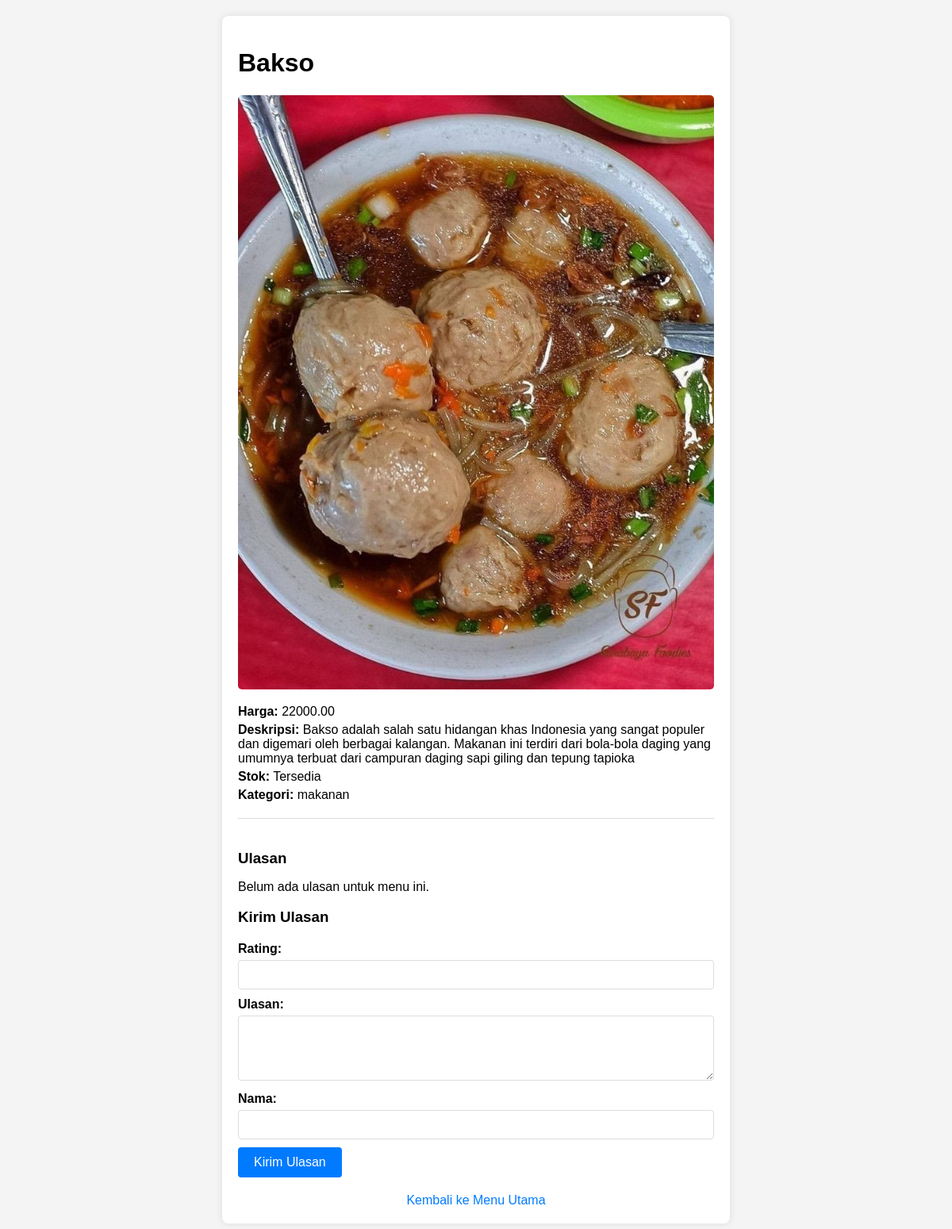
/user/detail_menu.php?id=menu-1717750987, run on the app's committed database.
### tables this page shows
CREATE TABLE `menus` (
  `id` varchar(255) NOT NULL,
  `nama` varchar(100) NOT NULL,
  `harga` decimal(10,2) NOT NULL,
  `deskripsi` text NOT NULL,
  `image_url` varchar(255) NOT NULL,
  `stok` int(11) NOT NULL,
  `kategori` enum('makanan','minuman') NOT NULL,
  `status` tinyint(1) NOT NULL DEFAULT 1,
  `admin_id` varchar(255) NOT NULL
);

### user/detail_menu.php (the view, shortened to what this page needs)
<?php
include '../config/db.php';
$menu_id = $_GET['id'];
$stmt_menu = $pdo->prepare("SELECT * FROM menus WHERE id = ?");
$stmt_menu->execute([$menu_id]);
$menu = $stmt_menu->fetch(PDO::FETCH_ASSOC);
$stmt_reviews = $pdo->prepare("SELECT * FROM reviews WHERE menu_id = ? AND status = 1");
$stmt_reviews->execute([$menu_id]);
$reviews = $stmt_reviews->fetchAll(PDO::FETCH_ASSOC);
?>
<!DOCTYPE html>
<html>
<head>
</head>
<body>
<div class="container">
    <div class="menu-info">
        <h1><?= htmlspecialchars($menu['nama']) ?></h1>
        <img src="<?= base_image_url . $menu['image_url'] ?>" alt="<?= $menu['nama'] ?>">
        <p><strong>Harga:</strong> <?= htmlspecialchars($menu['harga']) ?></p>
        <p><strong>Deskripsi:</strong> <?= htmlspecialchars($menu['deskripsi']) ?></p>
        <p><strong>Stok:</strong> <?= htmlspecialchars($menu['stok']) ? 'Tersedia' : 'Kosong' ?></p>
        <p><strong>Kategori:</strong> <?= htmlspecialchars($menu['kategori']) ?></p>
    </div>
    <div class="ulasan">
        <h3>Ulasan</h3>
        <?php if (empty($reviews)): ?>
            <p>Belum ada ulasan untuk menu ini.</p>
        <?php endif; ?>
        <h3>Kirim Ulasan</h3>
        <form method="post">
            <label for="rating">Rating:</label>
            <input type="number" id="rating" name="rating" min="1" max="5" required>
            <label for="ulasan">Ulasan:</label>
            <textarea id="ulasan" name="ulasan" rows="4" required></textarea>
            <label for="nama">Nama:</label>
            <input type="text" id="nama" name="nama" required>
            <button type="submit" name="submit">Kirim Ulasan</button>
        </form>
    </div>
    <a href="index.php" class="back-link">Kembali ke Menu Utama</a>
</div>
</body>
</html>

### user/detail_menu.php (style rules this page uses)
body { font-family: Arial, sans-serif; margin: 0; padding: 0; background-color: #f4f4f4; }
.container { max-width: 600px; margin: 20px auto; background-color: #fff; padding: 20px; border-radius: 8px; box-shadow: 0 0 10px rgba(0, 0, 0, 0.1); }
.menu-info img { max-width: 100%; height: auto; border-radius: 5px; margin-bottom: 10px; }
.menu-info p { margin: 5px 0; }
.ulasan { border-top: 1px solid #ddd; padding-top: 20px; margin-top: 20px; }
.ulasan h3 { margin-bottom: 10px; }
.back-link { display: block; margin-top: 20px; text-align: center; color: #007bff; text-decoration: none; }
form { margin-top: 20px; }
form label { display: block; margin-bottom: 5px; font-weight: bold; }
form input[type="number"], form input[type="text"], form textarea { width: 100%; padding: 10px; margin-bottom: 10px; border: 1px solid #ddd; border-radius: 4px; box-sizing: border-box; font-family: Arial, sans-serif; }
form button { background-color: #007bff; color: white; border: none; padding: 10px 20px; border-radius: 4px; cursor: pointer; font-size: 16px; font-family: Arial, sans-serif; transition: background-color 0.3s ease; }

### data on the page
menus: nama "Bakso", image_url (picture), harga "22000.00", deskripsi "Bakso adalah salah satu hidangan khas Indonesia yang sangat populer dan digemari oleh berbagai kalangan. Makanan ini terdiri dari bola-bola daging yang umumnya terbuat dari campuran daging sapi giling dan tepung tapioka", kategori "makanan"
